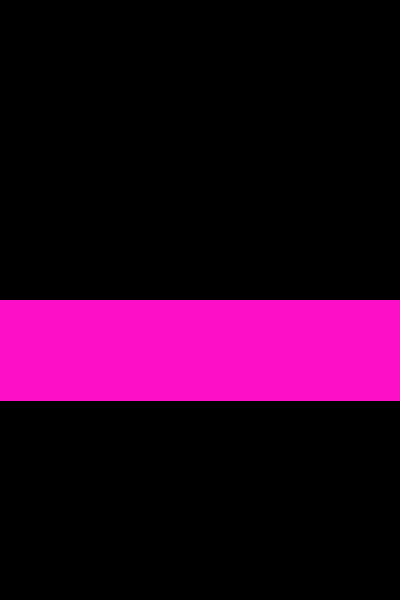
Frame 1 (no input)
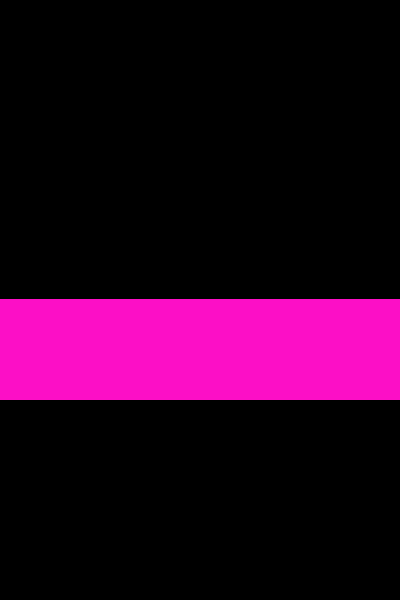
Frame 2 (the mouse pressed at the canvas centre, redrawn once)

The Processing sketch that drew these frames (run headless with seeded random() and noise(); the mouse was pressed at the canvas centre and the sketch redrawn once):

// Processing sketch: processing_112425
// ── processing_112425.pde



float x = 100;
 
// The statements in the setup() function 
// run once when the program begins
void setup() {
  size(400, 600);  // Size should be the first statement
  stroke(252,15,198);     // Set stroke color to white
 
  noLoop();
  
  x = height * 0.5;
}

// The statements in draw() are run until the 
// program is stopped. Each statement is run in 
// sequence and after the last line is read, the first 
// line is run again.
void draw() { 
  background(0);   // Set the background to black
  line(0, x, width, x);  
  fill(252,15,198);
  rect(0,x,width,100);
  
  x = x - 1; 
  if (x < 0) { 
    x = height; 
  } 
} 

void mousePressed() {
  loop();
}
